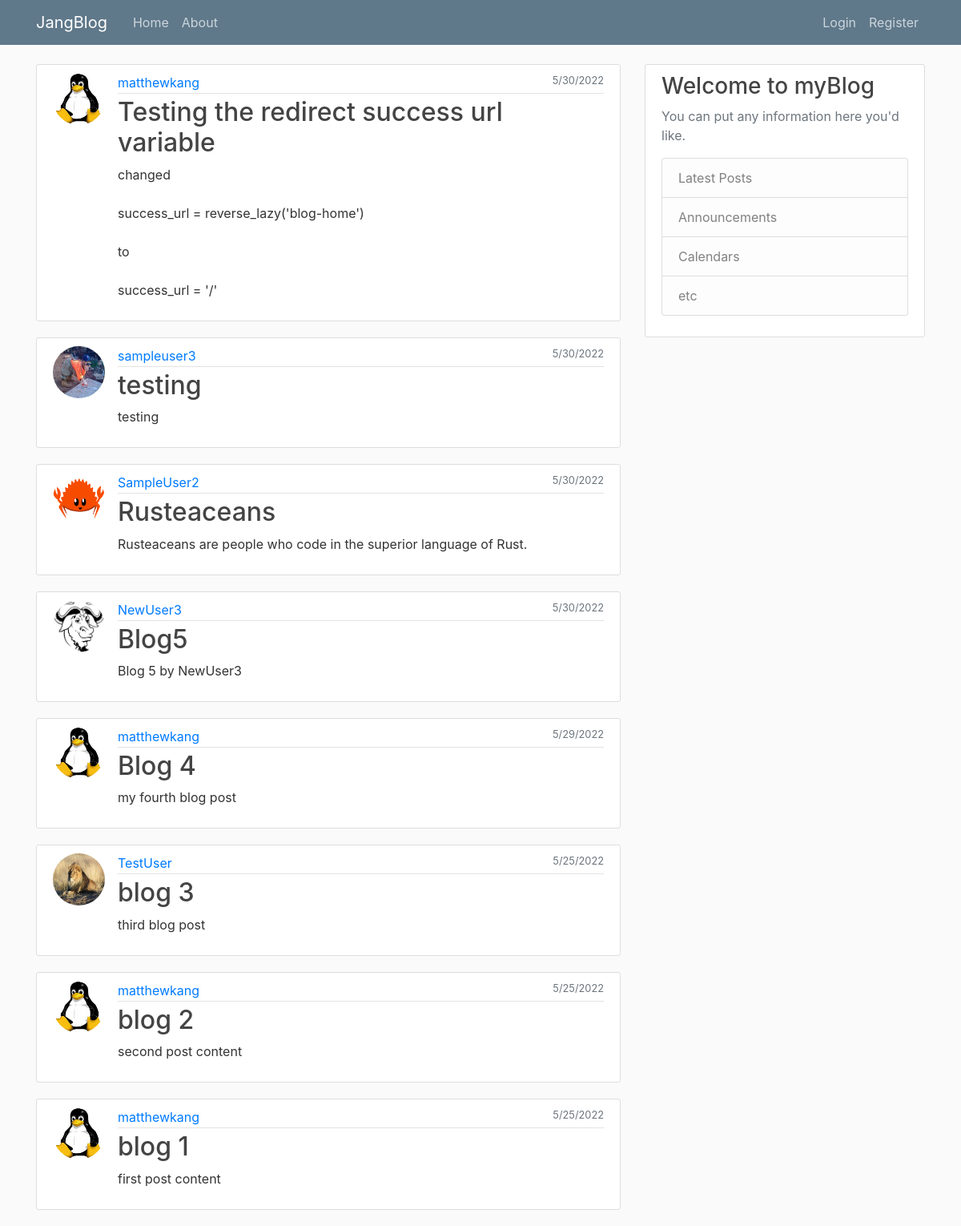
The page / on the database its author committed.
### blog/models.py (models this page shows, shortened)
class Post(models.Model):
    title = models.CharField(max_length=100)
    content = models.TextField()
    date_posted = models.DateTimeField(default=timezone.now)
    author = models.ForeignKey(User,on_delete=models.CASCADE)

### accounts/models.py (models this page shows, shortened)
class Profile(models.Model):
    user = models.OneToOneField(User,on_delete=models.CASCADE)
    image = models.ImageField(default='default.jpg',upload_to='profile_pics')

### blog/views.py (the view)
# urls.py: path('', PostListView.as_view(),name='blog-home'),
class PostListView(ListView):
    model = Post
    template_name = 'blog/home.html' #<app>/<model>_<viewtype>.html
    context_object_name = 'posts'
    ordering = ['-date_posted']

### blog/templates/blog/home.html
{%extends 'blog/base.html'%}
{%block content%}
    {% for post in posts %}
        <article class="media content-section">
            <img class = "rounded-circle article-img" src="{{post.author.profile.image.url}}" alt="">
            <div class="media-body">
            <div class="article-metadata">
                <a class="mr-2" href="#">{{ post.author }}</a>
                <small class="text-muted moveright">{{ post.date_posted |date:"n/d/Y" }}</small>
            </div>
            <h2><a class="article-title" href="{%url 'post-detail' post.id%}">{{ post.title }}</a></h2>
            <p class="article-content">{{ post.content }}</p>
            </div>
        </article>
    {% endfor %}
{%endblock content%}

### blog/templates/blog/base.html (shortened to what this page needs)
{%load static%}
<!DOCTYPE html>
<html lang="en">
<head>
    <link rel="stylesheet" href="https://cdn.jsdelivr.net/npm/bootstrap@4.0.0/dist/css/bootstrap.min.css">
    <link rel="stylesheet" type = 'text/css' href="{% static 'blog/main.css'%} " >
</head>
<body>
    <header class="site-header">
        <nav class="navbar navbar-expand-md navbar-dark bg-steel fixed-top">
          <div class="container">
            <a class="navbar-brand mr-4" href="{% url 'blog-home' %}">JangBlog</a>
            <div class="collapse navbar-collapse" id="navbarToggle">
              <div class="navbar-nav mr-auto">
                {%if user.is_authenticated%}
                <a class="nav-item nav-link" href="{% url 'post-create' %}">New Post</a>
                {%else%}
                <a class="nav-item nav-link" href="{% url 'blog-home' %}">Home</a>
                <a class="nav-item nav-link" href="{% url 'about' %}">About</a>
                {%endif%}
              </div>
              <div class="navbar-nav">
                {%if user.is_authenticated%}
                  <a class="nav-item nav-link" href="{%url 'profile'%}">{{user}}</a>
                  <a class="nav-item nav-link" href="{%url 'logout'%}">Logout</a>
                {%else%}
                  <a class="nav-item nav-link" href="{%url 'login'%}">Login</a>
                  <a class="nav-item nav-link" href="{%url 'register'%}">Register</a>
                {%endif%}
              </div>
            </div>
          </div>
        </nav>
    </header>
    <main role="main" class="container">
        <div class="row">
            <div class="col-md-8">
            {% block content %}{% endblock %}
            </div>
            <div class="col-md-4">
            <div class="content-section">
                <h3>Welcome to myBlog</h3>
                <p class='text-muted'>You can put any information here you'd like.
                <ul class="list-group">
                    <li class="list-group-item list-group-item-light">Latest Posts</li>
                    <li class="list-group-item list-group-item-light">Announcements</li>
                    <li class="list-group-item list-group-item-light">Calendars</li>
                    <li class="list-group-item list-group-item-light">etc</li>
                </ul>
                </p>
            </div>
            </div>
        </div>
    </main>
</body>
</html>

### blog/static/blog/main.css (style rules this page uses)
body { background: #fafafa; color: #333333; margin-top: 5rem; }
h1, h2, h3, h4, h5, h6 { color: #444444; }
ul { margin: 0; }
.moveright { float:right }
.bg-steel { background-color: #5f788a }
.site-header .navbar-nav .nav-link { color: #cbd5db; }
.content-section { background: #ffffff; padding: 10px 20px; border: 1px solid #dddddd; border-radius: 3px; margin-bottom: 20px; }
.article-title { color: #444444; }
.article-content { white-space: pre-line; }
.article-img { height: 65px; width: 65px; margin-right: 16px; }
.article-metadata { padding-bottom: 1px; margin-bottom: 4px; border-bottom: 1px solid #e3e3e3 }

### rows shown on the page
Post: author.profile.image (picture), author "matthewkang", date_posted "5/30/2022", title "Testing the redirect success url variable", content "changed success_url = reverse_lazy('blog-home') to success_url = '/'"
Post: author.profile.image (picture), author "sampleuser3", date_posted "5/30/2022", title "testing", content "testing"
Post: author.profile.image (picture), author "SampleUser2", date_posted "5/30/2022", title "Rusteaceans", content "Rusteaceans are people who code in the superior language of Rust."
Post: author.profile.image (placeholder picture), author "NewUser3", date_posted "5/30/2022", title "Blog5", content "Blog 5 by NewUser3"
Post: author.profile.image (picture), author "matthewkang", date_posted "5/29/2022", title "Blog 4", content "my fourth blog post"
Post: author.profile.image (picture), author "TestUser", date_posted "5/25/2022", title "blog 3", content "third blog post"
Post: author.profile.image (picture), author "matthewkang", date_posted "5/25/2022", title "blog 2", content "second post content"
Post: author.profile.image (picture), author "matthewkang", date_posted "5/25/2022", title "blog 1", content "first post content"
